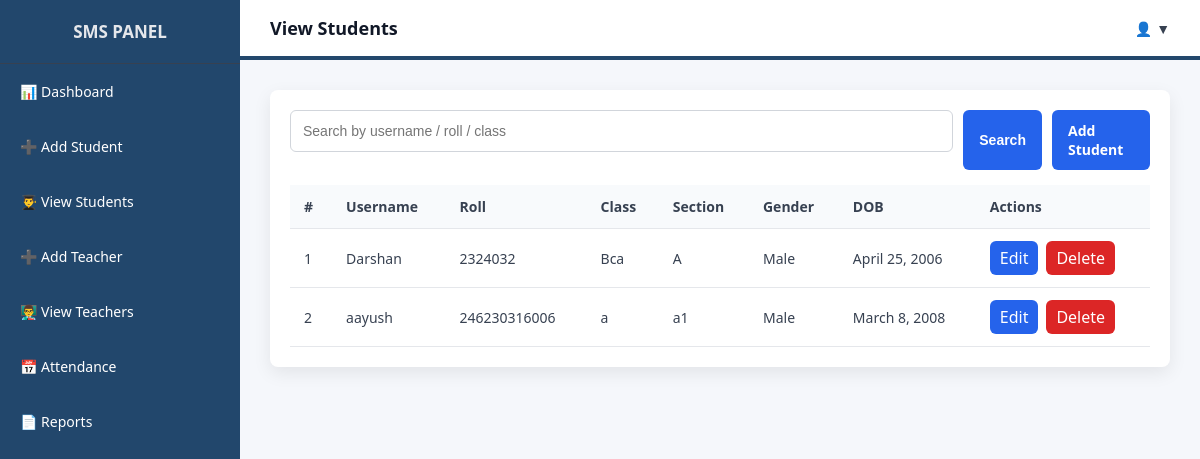
The page /students/ on the database its author committed.
### school/models.py (models this page shows, shortened)
class Student(models.Model):
    user = models.OneToOneField(User, on_delete=models.CASCADE)
    roll_number = models.IntegerField(unique=True)
    class_name = models.CharField(max_length=50)
    section = models.CharField(max_length=10)
    gender = models.CharField(
        max_length=10,
        choices=[('Male', 'Male'), ('Female', 'Female')]
    )
    date_of_birth = models.DateField()
    address = models.TextField()

### school/views.py (the view)
# urls.py: path("students/", view_students, name="view_students"),
def view_students(request):
    query = request.GET.get('q','').strip()
    students = Student.objects.select_related('user').all()
    if query:
        students = students.filter(
            Q(user__username__icontains=query) |
            Q(roll_number__icontains=query) |
            Q(class_name__icontains=query)
        )
    return render(request, 'school/view_students.html', {
       'students': students,
       'query': query
    })

### templates/school/view_students.html (shortened to what this page needs)
{% extends "school/base.html" %}
{% block page_title %}View Students{% endblock %}
{% block content %}
<div class="table-wrapper">
    <form method="GET" style="margin-bottom: 15px; display:flex; gap:10px;">
        <input type="text" name="q" placeholder="Search by username / roll / class"
               value="{{ query }}">
        <button class="btn">Search</button>
        <a href="{% url 'add_student' %}" class="btn btn-primary" style="margin-left:auto;">Add Student</a>
    </form>
    <table class="table">
        <thead>
            <tr>
                <th>#</th>
                <th>Username</th>
                <th>Roll</th>
                <th>Class</th>
                <th>Section</th>
                <th>Gender</th>
                <th>DOB</th>
                <th>Actions</th>
            </tr>
        </thead>
        <tbody>
            {% for student in students %}
            <tr>
                <td>{{ forloop.counter }}</td>
                <td>{{ student.user.username }}</td>
                <td>{{ student.roll_number }}</td>
                <td>{{ student.class_name }}</td>
                <td>{{ student.section }}</td>
                <td>{{ student.gender }}</td>
                <td>{{ student.date_of_birth }}</td>
                <td>
                    <div class="table-actions">
                        <a href="{% url 'update_student' student.id %}" class="btn-sm btn-edit">Edit</a>
                        <a href="{% url 'delete_student' student.id %}"
                           class="btn-sm btn-delete"
                           onclick="return confirm('Are you sure?')">Delete</a>
                    </div>
                </td>
            </tr>
            {% empty %}
            <tr>
                <td colspan="8">Not students found</td>
            </tr>
            {% endfor %}
        </tbody>
    </table>
</div>
{% endblock %}

### static/school/css/main.css (style rules this page uses)
* { margin: 0; padding: 0; box-sizing: border-box; }
html, body { height: 100%; font-family: "Segoe UI", Roboto, Arial, sans-serif; background-color: #f5f7fb; color: #2d2d2d; }
a { text-decoration: none; color: inherit; }
input, select, textarea { width: 100%; padding: 10px 12px; border-radius: 6px; border: 1px solid #d1d5db; font-size: 14px; margin-bottom: 18px; outline: none; background-color: #ffffff; }
.btn, .login-btn { display: inline-block; padding: 11px 16px; background-color: #2563eb; color: #ffffff; font-size: 14px; font-weight: 600; border-radius: 6px; border: none; cursor: pointer; transition: background-color 0.25s ease; }
.table-wrapper { background: #ffffff; border-radius: 8px; padding: 20px; box-shadow: 0 6px 18px rgba(0,0,0,0.08); }
.table { width: 100%; border-collapse: collapse; font-size: 14px; }
.table thead { background-color: #f8fafc; }
.table th { padding: 12px 14px; text-align: left; font-weight: 600; color: #374151; border-bottom: 1px solid #e5e7eb; white-space: nowrap; }
.table td { padding: 12px 14px; color: #374151; border-bottom: 1px solid #e5e7eb; }
.table-actions { display: flex; gap: 8px; }
.btn-sm { padding: 6px 10px; font-size: 12px; border-radius: 4px; cursor: pointer; border: none; }
.btn-edit { background-color: #2563eb; color: #ffffff; }
.btn-delete { background-color: #dc2626; color: #ffffff; }
.btn-sm { padding: 6px 10px; font-size: 16px; border-radius: 6px; }
.btn-edit { background: #2563eb; color: white; }
.btn-delete { background: #dc2626; color: white; }

### rows shown on the page
Student: user.username "Darshan", roll_number "2324032", class_name "Bca", section "A", gender "Male", date_of_birth "April 25, 2006"
Student: user.username "aayush", roll_number "246230316006", class_name "a", section "a1", gender "Male", date_of_birth "March 8, 2008"
